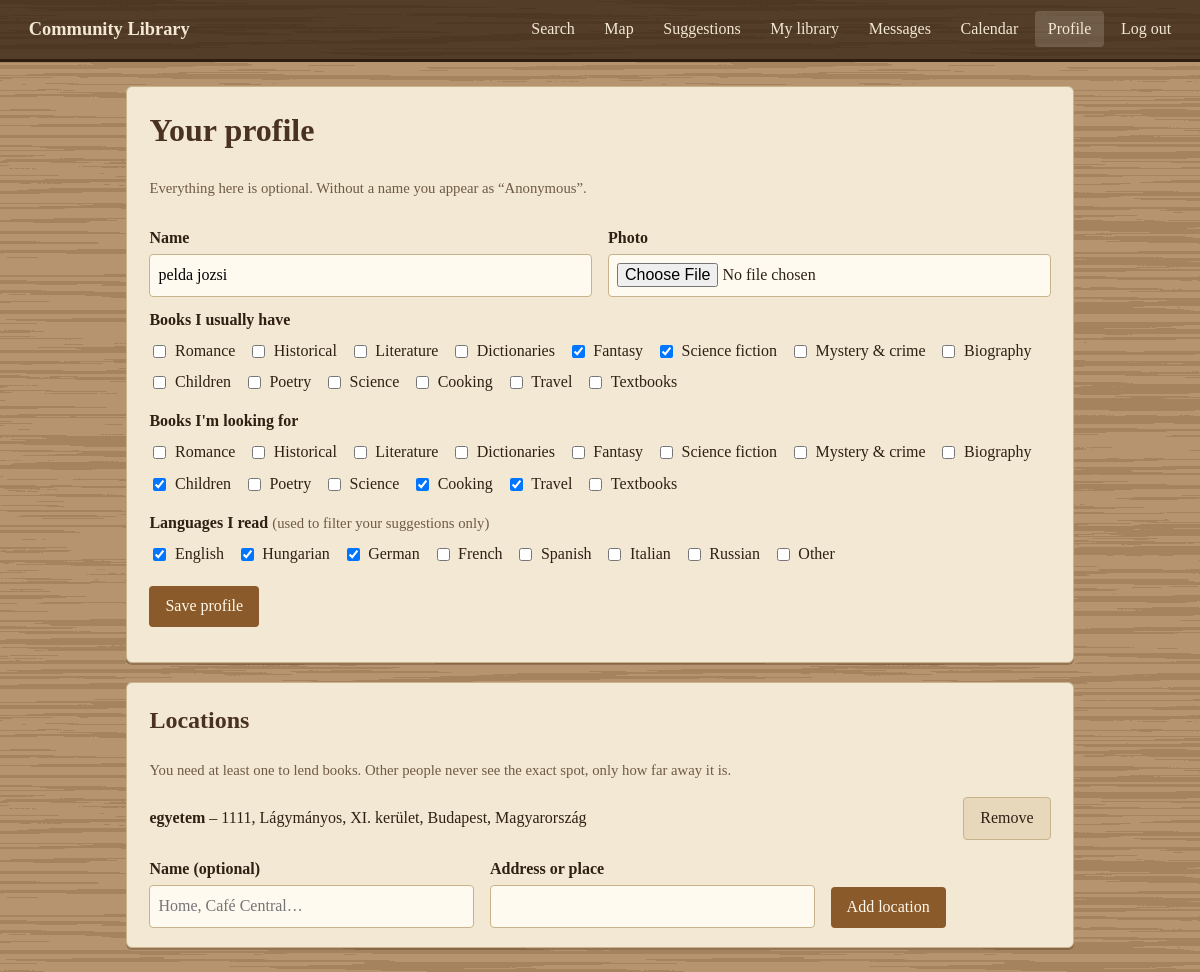
Screenshot of /profile (signed in) with the database file from the repository.
### tables this page shows
CREATE TABLE users(id INTEGER PRIMARY KEY, email TEXT UNIQUE, pw TEXT,
        name TEXT, photo TEXT, have TEXT DEFAULT '[]', seek TEXT DEFAULT '[]', cal_token TEXT, languages TEXT DEFAULT '[]');

CREATE TABLE locations(id INTEGER PRIMARY KEY, user_id INT, name TEXT,
        address TEXT, lat REAL, lon REAL);

### app.py (the view, shortened to what this page needs)
@app.route("/profile", methods=["GET", "POST"])
@login_required
def profile():
    d = db()
    locs = d.execute("SELECT * FROM locations WHERE user_id=?", (session["uid"],)).fetchall()
    u = me()
    return render_template("profile.html", locs=locs, have=json.loads(u["have"]), seek=json.loads(u["seek"]), my_langs=json.loads(u["languages"] or "[]"))

### app.py (called while the page is built)
def db():
    if "db" not in g:
        g.db = sqlite3.connect(DB)
        g.db.row_factory = sqlite3.Row
    return g.db

def login_required(f):
    @wraps(f)
    def w(*a, **k):
        if "uid" not in session: return redirect(url_for("home"))
        return f(*a, **k)
    return w

def me():
    return db().execute("SELECT * FROM users WHERE id=?", (session["uid"],)).fetchone()

@app.context_processor
def inject():
    u = me() if "uid" in session else None
    unread = 0
    if u:
        unread = db().execute("SELECT COUNT(*) FROM messages WHERE recipient=? AND is_read=0", (u["id"],)).fetchone()[0]
    return dict(user=u, unread=unread, THEMES=THEMES, LANGS=LANGS, METHODS=METHODS, display_name=display_name)

### templates/profile.html (shortened to what this page needs)
{% extends "base.html" %}{% block body %}
<form method="post" enctype="multipart/form-data" class="card"><h1>Your profile</h1>
<p class="muted">Everything here is optional. Without a name you appear as “Anonymous”.</p>
<div class="row"><div><label for="n">Name</label><input id="n" type="text" name="name" value="{{ user['name'] or '' }}"></div>
<div><label for="ph">Photo</label><input id="ph" type="file" name="photo" accept="image/*">
{% if user['photo'] %}<img class="avatar" src="{{ url_for('static', filename='uploads/' ~ user['photo']) }}" alt="">{% endif %}</div></div>
<label>Books I usually have</label>{% for t in THEMES %}<label class="inline"><input type="checkbox" name="have" value="{{ t }}" {{ 'checked' if t in have }}>{{ t }}</label>{% endfor %}
<label>Books I'm looking for</label>{% for t in THEMES %}<label class="inline"><input type="checkbox" name="seek" value="{{ t }}" {{ 'checked' if t in seek }}>{{ t }}</label>{% endfor %}
<label>Languages I read <span class="muted" style="font-weight:normal">(used to filter your suggestions only)</span></label>{% for l in LANGS %}<label class="inline"><input type="checkbox" name="languages" value="{{ l }}" {{ 'checked' if l in my_langs }}>{{ l }}</label>{% endfor %}
<p><button>Save profile</button></p></form>
<div class="card"><h2>Locations</h2>
<p class="muted">You need at least one to lend books. Other people never see the exact spot, only how far away it is.</p>
{% for l in locs %}<form method="post" style="display:flex;gap:.5rem;align-items:center;margin:.4rem 0">
<span style="flex:1">{% if l['name'] %}<strong>{{ l['name'] }}</strong> – {% endif %}{{ l['address'] }}</span><button class="alt">Remove</button></form>
{% else %}<p>No locations yet.</p>{% endfor %}
<form method="post" class="row"><input type="hidden" name="action" value="add_loc">
<div><label for="ln">Name (optional)</label><input id="ln" type="text" name="loc_name" placeholder="Home, Café Central…"></div>
<div><label for="ad">Address or place</label><input id="ad" type="text" name="address" required></div>
<div style="align-self:end;flex:0"><button>Add location</button></div></form></div>
{% endblock %}

### static/style.css (style rules this page uses)
:root { --wood:#6b4a2f;--wood-dark:#4a3220;--paper:#f3e8d3;--paper-2:#e8d8bb;--ink:#2f2013;--accent:#8a5a2b;--line:#c9b38d }
* { box-sizing:border-box }
body { margin:0;font-family:"Iowan Old Style","Palatino Linotype",Georgia,serif;color:var(--ink);line-height:1.55; background-color:#b69470;background-image:url("wood.svg");background-size:640px 640px;background-repeat:repeat }
.card { background:var(--paper);border:1px solid var(--line);border-radius:6px;padding:1.2rem 1.4rem;margin-bottom:1.2rem;box-shadow:0 2px 0 rgba(40,25,10,.25) }
h1,h2 { margin-top:0;color:var(--wood-dark) }
label { display:block;margin:.7rem 0 .2rem;font-weight:bold }
input[type=text],input[type=email],input[type=password],input[type=number],input[type=file],select,textarea { width:100%;padding:.5rem;border:1px solid var(--line);border-radius:4px;background:#fffaf0;font:inherit }
label.inline { display:inline-flex;gap:.35rem;align-items:center;font-weight:normal;margin:.2rem .8rem .2rem 0 }
button,.btn { background:var(--accent);color:#fff8ea;border:0;padding:.5rem 1rem;border-radius:4px;font:inherit;cursor:pointer;text-decoration:none;display:inline-block }
.btn.alt,button.alt { background:var(--paper-2);color:var(--ink);border:1px solid var(--line) }
.muted { color:#6f5a44;font-size:.92rem }
.row { display:flex;gap:1rem;flex-wrap:wrap }
.row>* { flex:1;min-width:220px }

### rows the page displays
users: name "pelda jozsi"
locations: name "egyetem", address "1111, Lágymányos, XI. kerület, Budapest, Magyarország"

### other values shown
{{ label }} "Search" "Map" "Suggestions" "My library" "Messages" "Calendar" "Profile"
{{ t }} "Romance" "Historical" "Literature" "Dictionaries" "Fantasy" "Science fiction" "Mystery & crime" "Biography" "Children" "Poetry" "Science" "Cooking" "Travel" "Textbooks"
{{ l }} "English" "Hungarian" "German" "French" "Spanish" "Italian" "Russian" "Other"
